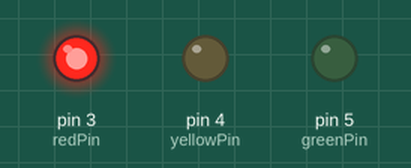
This sketch was run on a simulated Arduino Uno, built with avr-gcc and run on an emulated ATmega328P. Parts: output pins drawn as LEDs (lit = HIGH).

Above: at 4.0 s.
At 11.0 s:
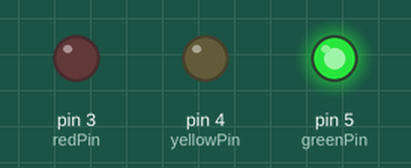
At 15.0 s:
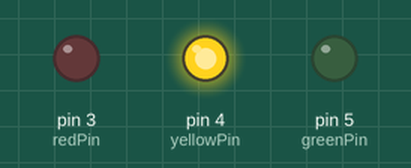
Timing chart, 0 to 20.8 s (numbered marks = the images above):
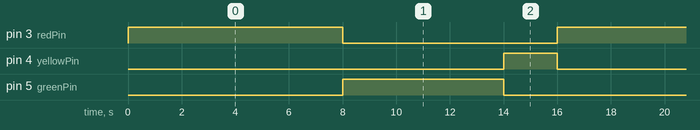

Measured:
- by itself, pin 3 (redPin): alternates HIGH for 8.0 s and LOW for 8.0 s
- by itself, pin 4 (yellowPin): alternates HIGH for 2.0 s and LOW for 14.0 s
- by itself, pin 5 (greenPin): alternates HIGH for 6.0 s and LOW for 10.0 s

The sketch:

traffic-light.ino
```cpp
// Nomeação dos pinos
const int redPin = 3;
const int yellowPin = 4;
const int greenPin = 5;

// Função de configuração inicial
void setup() {

  // Configuração dos pinos digitais
  pinMode(redPin, OUTPUT);
  pinMode(yellowPin, OUTPUT);
  pinMode(greenPin, OUTPUT);

  // Inicialização dos pinos
  digitalWrite(yellowPin, LOW);
  digitalWrite(greenPin, LOW);

}

// Função de repetição contínua
void loop() {

  // Sinal digital para o LED vermelho
  digitalWrite(redPin, HIGH);
  delay(8000);
  digitalWrite(redPin, LOW);

  // Sinal digital para o LED verde
  digitalWrite(greenPin, HIGH);
  delay(6000);
  digitalWrite(greenPin, LOW);

  // Sinal digital para o LED amarelo
  digitalWrite(yellowPin, HIGH);
  delay(2000);
  digitalWrite(yellowPin, LOW);

}
```
